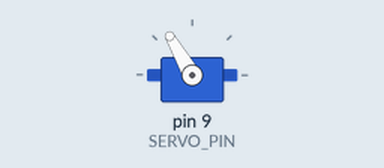
This sketch was run on a simulated Arduino Uno, built with avr-gcc and run on an emulated ATmega328P. Shown: servo.

Above: at 0.05 s.
At 3.0 s:
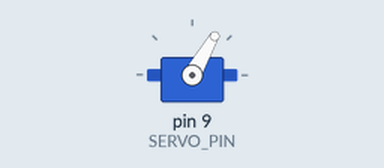
Timing chart, 0 to 6.9 s (numbered marks = the images above):
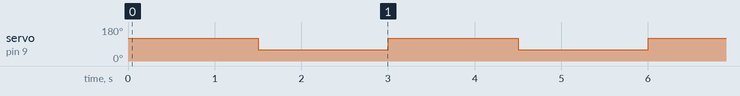

Measured:
- by itself, servo on pin 9 (SERVO_PIN): alternates 120° for 1.5 s and 60° for 1.5 s

The sketch:

MG90Servo.ino
```cpp
/*
  Test that the servo can rotate
  https://docs.arduino.cc/libraries/servo/#Usage/Examples
  2025-05-12 Jakob Leander
*/
#include <Servo.h>

// PWM pin that is connected to the servo
#define SERVO_PIN 9

Servo myServo;       // create a servo object
int servoAngle = 90; // servo angle which can vary from 0 - 180

void setup()
{
  myServo.attach(SERVO_PIN, 1000, 2000); // Define servo range
}

void loop()
{
  myServo.write(120); // move servo to 30 deg
  delay(1500);
  myServo.write(60); // move servo to -30 deg
  delay(1500);
}
```
